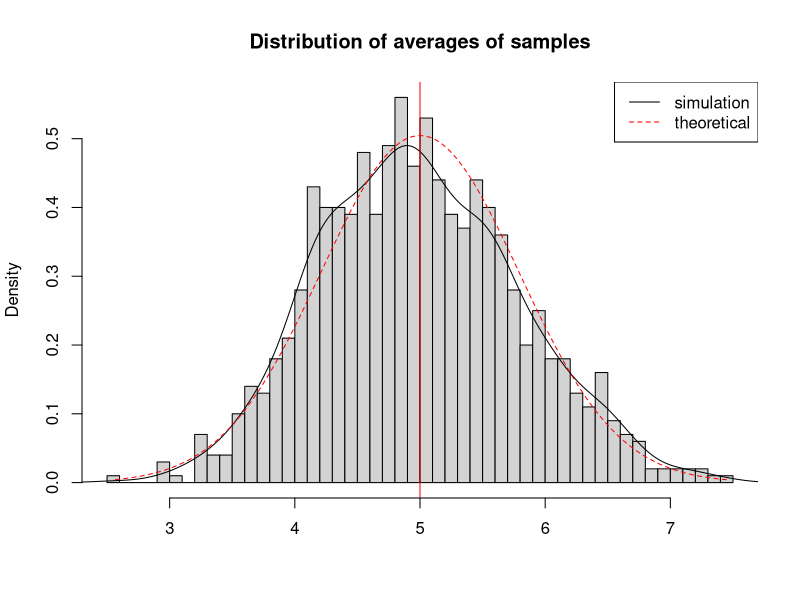
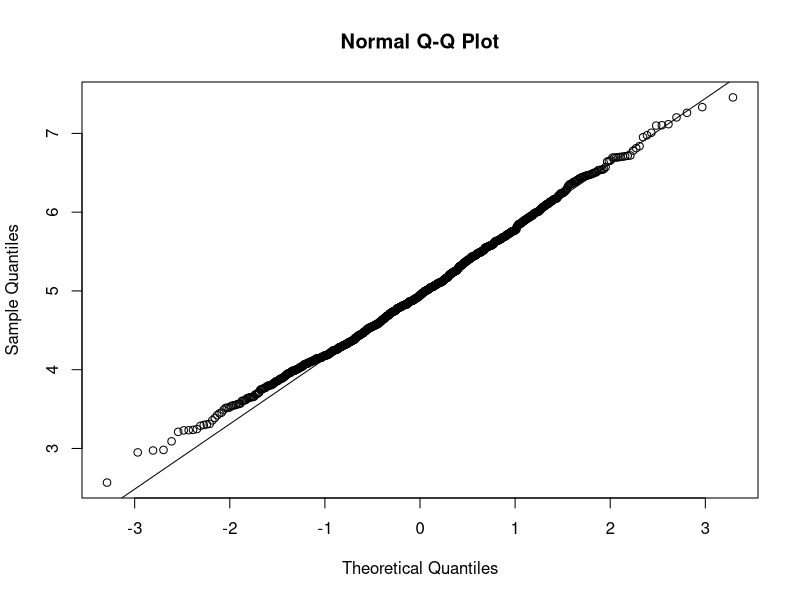

Write R code to recreate these figures, in order.
## ---- chunk 1
set.seed(3)
lambda = 0.2
n = 40
N = 1000
## ---- chunk 2
tmean = 1/lambda
tmean
## ---- chunk 3
tsd = 1/lambda
tsd
## ---- chunk 4
vexp = rexp(n*N,lambda)
vmat = matrix(vexp,n,N)
dim(vmat)
## ---- chunk 5
meanSample = apply(vmat,2,mean)
## ---- chunk 6
hist(meanSample, breaks=50, prob=TRUE,main="Distribution of averages of samples",xlab="")
lines(density(meanSample))
abline(v=tmean, col="red")
xfit <- seq(min(meanSample), max(meanSample), length=100)
yfit <- dnorm(xfit, mean=1/lambda, sd=(1/lambda/sqrt(n)))
lines(xfit, yfit, pch=22, col="red", lty=2)
legend('topright', c("simulation", "theoretical"), lty=c(1,2), col=c("black", "red"))
## ---- chunk 7
tmean
## ---- chunk 8
mean(meanSample)
## ---- chunk 9
tsd/(n)^0.5
## ---- chunk 10
sd(meanSample)
## ---- chunk 11
qqnorm(meanSample) 
qqline(meanSample)
